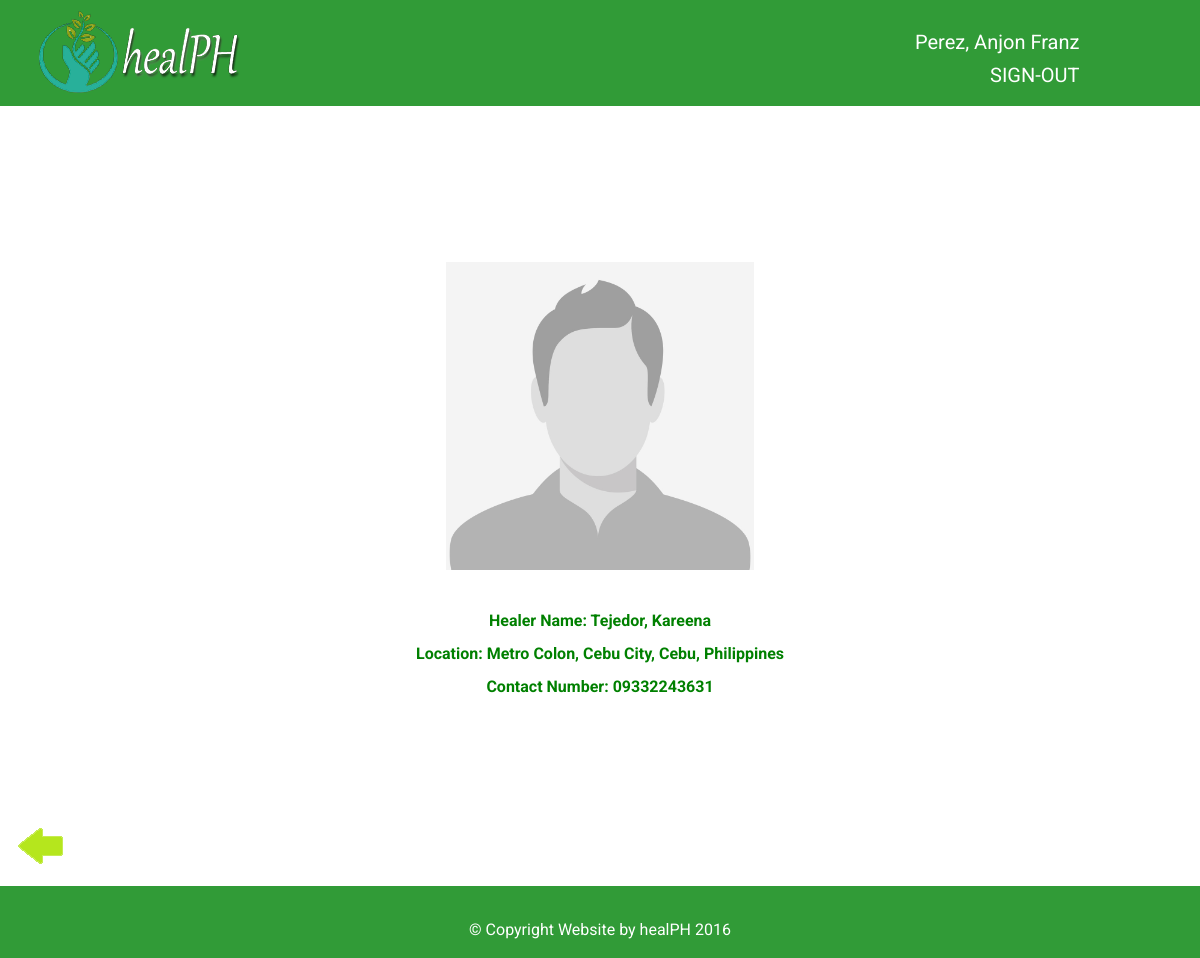
The app's page /adminPages/healerprofile.php?accountid=20 (signed in) with its own data.
### tables this page shows
CREATE TABLE IF NOT EXISTS `healer` (
  `HEALER_ID` int(11) NOT NULL AUTO_INCREMENT,
  `ACCT_ID` int(11) NOT NULL,
  `FIRSTNAME` varchar(30) NOT NULL,
  `LASTNAME` varchar(30) NOT NULL,
  `ADDRESS` varchar(200) NOT NULL,
  `CONTACT` varchar(30) NOT NULL,
  `EMAIL_ADDRESS` varchar(45) NOT NULL,
  `LATITUDE` varchar(50) NOT NULL,
  `LONGITUDE` varchar(50) NOT NULL,
  `DETAILS` varchar(1000) NOT NULL,
  `SUBEXPIRY` varchar(20) NOT NULL,
  `PICTURE` varchar(50) NOT NULL DEFAULT 'face.jpg',
  `CLINICDAYS` varchar(200) NOT NULL,
  `CLINICHOURS` varchar(20) NOT NULL,
  `DAILYLIMIT` int(11) NOT NULL,
  `RATE` decimal(5,1) NOT NULL,
  `STATUS` varchar(15) NOT NULL DEFAULT 'UNCONFIRMED',
  PRIMARY KEY (`HEALER_ID`)
);

### adminPages/healerprofile.php (the view, shortened to what this page needs)
<?php
    require '../queries/connection.php';
    if(isset($_GET['accountid'])) {
        $accountid = $_GET['accountid'];
        $sql = "SELECT A.ACCT_ID, A.TYPE, H.ACCT_ID, H.HEALER_ID, H.LASTNAME, H.FIRSTNAME, H.ADDRESS, H.CONTACT, H.PICTURE, H.DETAILS FROM account AS A inner join healer AS H ON A.ACCT_ID = H.ACCT_ID WHERE H.ACCT_ID = '$accountid'";
        $retrieve = $conn->query($sql)->fetchAll();
        if($retrieve) {
            foreach($retrieve as $row) {
                $name = $row['LASTNAME']. ", " .$row['FIRSTNAME'];
                $address = $row['ADDRESS'];
                $contact = $row['CONTACT'];
                $picture = $row['PICTURE'];
            }
        }
        else {
            header('Location: adminLogin.php');
        }
    }
    else {
        header('Location: adminLogin.php');
    }
    $countnotif = 0;
    if($countnotif==0) {
        $countnotif = "";
    }
?>
<!DOCTYPE html>
<html lang="en">
<head>
        <link href="../assets/css/main.css" rel="stylesheet" />
</head>
<body>
        <nav class="navbar1 navbar-inverse1 navbar-fixed-top  wow bounceInUp">
               <div class="container topnav bgMenu">
                   <div class="row">
                    <div class="col-md-9 col-sm-9">
                                <a href="adminLogin.php" class="navbar-brand"><img class="img-responsive wow slideInLeft" src="../assets/images/logo.png" /></a>
                    </div>
                    <div class="collapse navbar-collapse" id="mainNavBar">
                        <div class="col-md-3 col-sm-3">
                            <ul class="nav navbar-nav">
                                   <div class="topUser">
                                                <li>
                                                    <a href="#">
                                                    <?php echo $_SESSION['NAME']; ?> <span class="badge badge-notify"><?php echo $countnotif; ?></span>
                                                </a>
                                                </li>
                                                <li>
                                                    <a href="../queries/signout.php">SIGN-OUT</a>
                                                </li>
                                    </div>
                                </ul>
                        </div>
                        </div>
                   </div>
                </div>
        </nav>
        <section class="healerPage">
                <div class="container">
                        <div class="row">
                                <div class="col-md-12 col-sm-12">
                                        <div class="healerProfile_wrap">
                                            <img class="img-responsive wow fadeInUpBig" src="../images/healer/<?php echo $picture; ?>" />
                                                <p class="wow fadeInUpBig">Healer Name: <?php echo $name; ?></p>
                                                <p class="wow fadeInUpBig">Location: <?php echo $address; ?></p>
                                                <p class="wow fadeInUpBig">Contact Number: <?php echo $contact; ?></p>
                                        </div>
                                </div>
                            <div class="back hvr-grow">
                                                    <a href="viewhealer.php"> <img src="../assets/images/back.png"></a>
                                            </div>
                        </div>
                </div>
        </section>
    <?php include "../footer.php";?>
</body>
</html>

### records on screen
healer: PICTURE (picture), name "Tejedor, Kareena", ADDRESS "Metro Colon, Cebu City, Cebu, Philippines", CONTACT "09332243631"

### other values on screen
$_SESSION['NAME'] "Perez, Anjon Franz"
